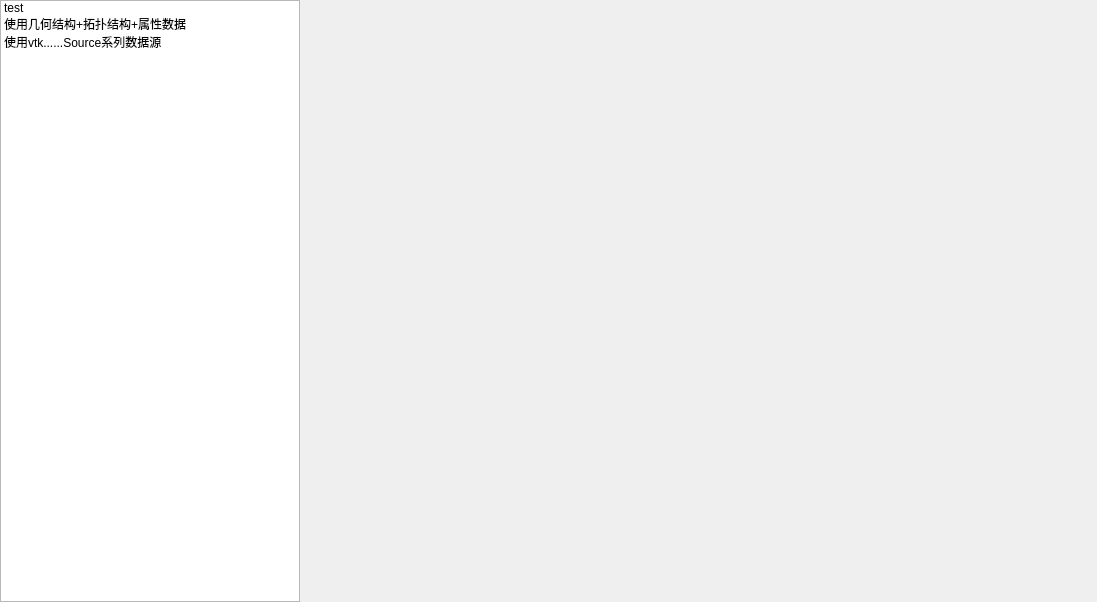
<?xml version="1.0" encoding="UTF-8"?>
<ui version="4.0">
 <class>VtkDemoWidget</class>
 <widget class="QWidget" name="VtkDemoWidget">
  <property name="geometry">
   <rect>
    <x>0</x>
    <y>0</y>
    <width>1097</width>
    <height>602</height>
   </rect>
  </property>
  <property name="windowTitle">
   <string>VtkDemoWidget</string>
  </property>
  <layout class="QGridLayout" name="gridLayout">
   <property name="leftMargin">
    <number>0</number>
   </property>
   <property name="topMargin">
    <number>0</number>
   </property>
   <property name="rightMargin">
    <number>0</number>
   </property>
   <property name="bottomMargin">
    <number>0</number>
   </property>
   <item row="0" column="0">
    <widget class="QSplitter" name="splitter">
     <property name="orientation">
      <enum>Qt::Horizontal</enum>
     </property>
     <property name="handleWidth">
      <number>1</number>
     </property>
     <widget class="QListWidget" name="listWidget">
      <property name="maximumSize">
       <size>
        <width>300</width>
        <height>16777215</height>
       </size>
      </property>
      <item>
       <property name="text">
        <string>test</string>
       </property>
      </item>
      <item>
       <property name="text">
        <string>使用几何结构+拓扑结构+属性数据</string>
       </property>
      </item>
      <item>
       <property name="text">
        <string>使用vtk......Source系列数据源</string>
       </property>
      </item>
     </widget>
     <widget class="QWidget" name="widget" native="true">
      <layout class="QGridLayout" name="gridLayout_2">
       <property name="leftMargin">
        <number>0</number>
       </property>
       <property name="topMargin">
        <number>0</number>
       </property>
       <property name="rightMargin">
        <number>0</number>
       </property>
       <property name="bottomMargin">
        <number>0</number>
       </property>
      </layout>
     </widget>
    </widget>
   </item>
  </layout>
 </widget>
 <layoutdefault spacing="6" margin="11"/>
 <resources/>
 <connections/>
</ui>
